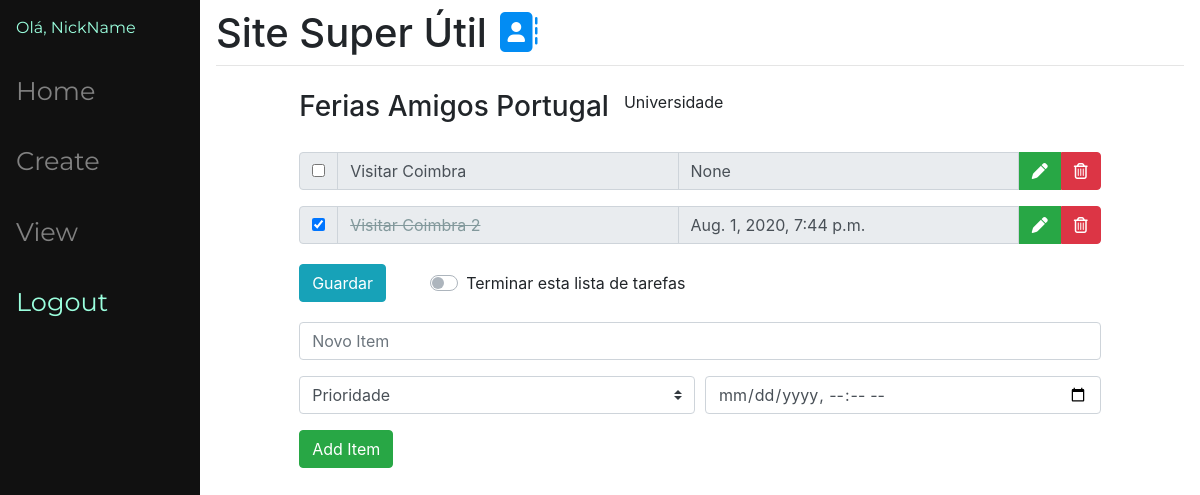
Page /9 (signed in) on the committed database.
### main/models.py (models this page shows, shortened)
class ToDoList(models.Model):
    class list_type_choices(models.TextChoices):
        CASA = 'Casa', 'Casa'
        TRABALHO = 'Trabalho', 'Trabalho'
        UNIVERSIDADE = 'Universidade','Universidade'
        HOBBY = 'Hobby', 'Hobby'
        OUTRO = 'Outro', 'Outro'
    user = models.ForeignKey(User, on_delete=models.CASCADE, related_name="todolist", null=True)
    name = models.CharField(max_length = 200)
    list_type = models.CharField(blank=True, choices=list_type_choices.choices, max_length = 100) # OPCIONAL
    finish = models.BooleanField(default=False)# OPCIONAL

class Item(models.Model):
    class item_priority_choices(models.TextChoices):
        ALTA = 'Alta', 'Alta'
        MEDIA = 'Media', 'Media'
        BAIXA = 'Baixa', 'Baixa'
    ToDoList = models.ForeignKey(ToDoList, on_delete=models.CASCADE)
    text = models.CharField(max_length=300)
    complete = models.BooleanField()# OPCIONAL
    item_priority = models.CharField(blank=True, choices=item_priority_choices.choices, max_length = 100) # OPCIONAL
    deadline_date = models.DateTimeField(blank = True, null=True, default='none') # OPCIONAL

### main/views.py (the view, shortened to what this page needs)
# urls.py: path("<int:id>", views.index, name = 'index'),
@login_required(login_url='/login')
def index(response, id):
    ls = ToDoList.objects.get(id=id)
    return render(response, "main/list.html", {"ls": ls})

### main/templates/main/list.html (shortened to what this page needs)
{% extends "main/base.html" %}
{% load crispy_forms_tags %}
{% load static %}
{% block head %}
    <link rel='stylesheet' type="text/css" href="{% static '/css/list.css' %}">
{% endblock %}
{% block content %}
    <div class="row">
        <div class="col-md-auto">
            <h3>{{ls.name}}</h3>
        </div>
        <div class="col">
            <p>{{ls.list_type}}</p>
        </div>
    </div>
    <form method="post" action="" class="form-group">
        {% for item in ls.item_set.all %}
        <div class="input-group mb-3">
            <div class="input-group-prepend">
                <div class="input-group-text">
                    {% if item.complete == False %}
                        {% if ls.finish == True %}
                            <input type="checkbox", value = "clicked", name="c{{item.id}}" checked disabled>
                        {% else %}
                            <input type="checkbox", value = "clicked", name="c{{item.id}}">
                        {% endif %}
                    {% else %}
                        {% if ls.finish == True %}
                            <input type="checkbox", value = "clicked", name="c{{item.id}}" disabled checked>
                        {% else %}
                            <input type="checkbox", value = "clicked", name="c{{item.id}}" checked>
                        {% endif %}
                    {% endif %}
                </div>
            </div>
            {% if item.complete == False %}
                <input type="text", value="{{item.text}}", class="form-control {{item.item_priority}}" id='{{item.id}}' name="t{{item.id}}" readonly>
            {% else %}
                <input type="text", value="{{item.text}}", class="form-control done {{item.item_priority}}" id='{{item.id}}' name="t{{item.id}}" readonly>
            {% endif %}
            <input type="text" value="{{item.deadline_date}}" id="d{{item.id}}" name="d{{item.id}}" class="form-control date" readonly>
            <button onclick='edit({{item.id}})' class="btn btn-success btn-lm rounded-0" type="button" data-toggle="tooltip" data-placement="top" title="Edit" ><i class="fas fa-pen"></i></button>
            <button class="btn btn-danger btn-lm round" type="submit" data-toggle="tooltip" data-placement="top" value='{{item.id}}' name='delete' title='Eliminar este item'><i class="far fa-trash-alt"></i></button>
        </div>
        {% endfor %}
        <div class="form-inline">
            <div class="my-1 mr-2">
                <button onclick='validateForm2()' type='submit' name="save", value="save", class="btn btn-info">Guardar</button>
            </div>
            <div class="custom-switch my-1 mr-sm-2">
                <div class="custom-control custom-switch">
                    <label class="custom-control-label" for="customSwitch1">Terminar esta lista de tarefas</label>
                </div>
            </div>
        </div>
        <div class="form-group">
            <input type="text" class="form-control" name="new" placeholder="Novo Item", id='new' {% if ls.finish == True %} disabled {% endif %}>
        </div>
        <div class="form-row">
            <div class="col">
                <select class="custom-select" name='prio' {% if ls.finish == True %} disabled {% endif %} >
                    <option selected>Prioridade</option>
                </select>
            </div>
            <div class="col">
            <input type="datetime-local" class="form-control" placeholder="DeadLine" name='date'  {% if ls.finish == True %} disabled {% endif %} >
            </div>
        </div>
        <button type="submit" onclick='validateForm()' name="newItem", value="newItem", class="btn btn-success"  {% if ls.finish == True %} disabled {% endif %}>Add Item</button>
    </form>
{% endblock%}

### main/templates/main/base.html (shortened to what this page needs)
{% load static %}
<!doctype html>
<html lang="en">
  <head>
    <link rel="stylesheet" href="https://stackpath.bootstrapcdn.com/bootstrap/4.5.0/css/bootstrap.min.css">
    <link rel='stylesheet' type="text/css" href="{% static '/css/base.css' %}">
    {% block head %}  {% endblock %}
  </head>
  <body {% block body %} {% endblock %} >
    <div class="sidenav">
        <div class="user-info">
          {% if user.is_authenticated %}
            <span>Olá, {{user.username}}</span>
          {% else %}
            <a href="/login" class="side-login">Login</a>
          {% endif %}
        </div>
        <a href="/">Home</a>
        <a href="/create">Create</a>
        <a href="/view">View</a>
        {% if user.is_authenticated %}
          <a href="/logout" class="side-logout">Logout</a>
        {% endif %}
      </div>
    <div id="content" , name="content", class='main'>
      <nav>
        <div class='logo'>
          <h1 class="mt-2">Site Super Útil <i class="fas fa-address-book"></i></h1>
        </div>
      </nav>
      <hr class="mt-0 mb-4">
      <div class="row justify-content-center">
        <div class="col-10">
          {% block content %}
          {% endblock %}
        </div>
      </div>
    </div>
    </html>

### static/css/base.css (style rules this page uses)
.sidenav { background-color: #111; margin: 0; padding: 0; width: 200px; position: fixed; height: 100%; }
.sidenav a { color: #818181; font-family: 'Montserrat', sans-serif; display: block; padding: 16px; text-decoration: none; font-size: 160%; }
.main { margin-left: 200px; padding: 1px 16px; height: 1000px; }
.user-info span { padding: 16px; text-decoration: none; font-size: 100%; color: rgb(155, 255, 222); display:block; font-family: 'Montserrat', sans-serif; }
.sidenav .side-logout, .side-login { color: rgb(155, 255, 222); }
.main nav { display: flex; justify-content:left; align-items: center; }
h1 .fas.fa-address-book { color: #028CF3; }

### static/css/list.css (style rules this page uses)
input.done { text-decoration: line-through; color: rgb(131, 153, 156); }
button.round { border-bottom-left-radius: 0px; border-top-left-radius: 0px; border-bottom-right-radius: 4px; border-top-right-radius: 4px; }
div.row { margin-bottom: 20px; }
div.col { padding-left: 0%; }

### rows in the picture
ToDoList: name "Ferias Amigos Portugal", list_type "Universidade", prio "Prioridade"
Item: text "Visitar Coimbra", deadline_date "None", {{ item.id }} 9 (drawn)
Item: text "Visitar Coimbra 2", deadline_date "Aug. 1, 2020, 7:44 p.m.", {{ item.id }} 70 (drawn)

### other values in the picture
{{ user.username }} "NickName"
